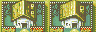

Rendered tile map (Tiled .tmx) drawn with the repository's tilesets; below, a short description and the full map source, tile grids included:
An orthogonal 6x2 tile map with 16x16 px tiles, 1 tile layer (Tile Layer 1).

<map version="1.5" tiledversion="1.7.2" orientation="orthogonal" renderorder="right-down" width="6" height="2" tilewidth="16" tileheight="16" infinite="0" nextlayerid="2" nextobjectid="1">
 <tileset firstgid="1" name="../TilesetPreviews/UpdatedVillage" tilewidth="16" tileheight="16" tilecount="1024" columns="32">
  <image source="UpdatedVillage.png" trans="ffffff" width="512" height="512" />
 </tileset>
 <layer id="1" name="Tile Layer 1" width="6" height="2">
  <properties>
   <property name="Anims1" value="UpdatedVillageAnimations" />
   <property name="ChapterID" value="Debug2Ch" />
   <property name="Main" value="" />
   <property name="MapID" value="Debug2Map" />
   <property name="ObjectType" value="UpdatedVillageObj" />
   <property name="PaletteID" value="UpdatedVillagePal" />
   <property name="TileConfig" value="UpdatedVillageConf" />
  </properties>
  <data>
   <tile gid="801" />
   <tile gid="802" />
   <tile gid="803" />
   <tile gid="807" />
   <tile gid="808" />
   <tile gid="809" />
   <tile gid="833" />
   <tile gid="834" />
   <tile gid="835" />
   <tile gid="839" />
   <tile gid="840" />
   <tile gid="841" />
  </data>
 </layer>
</map>
